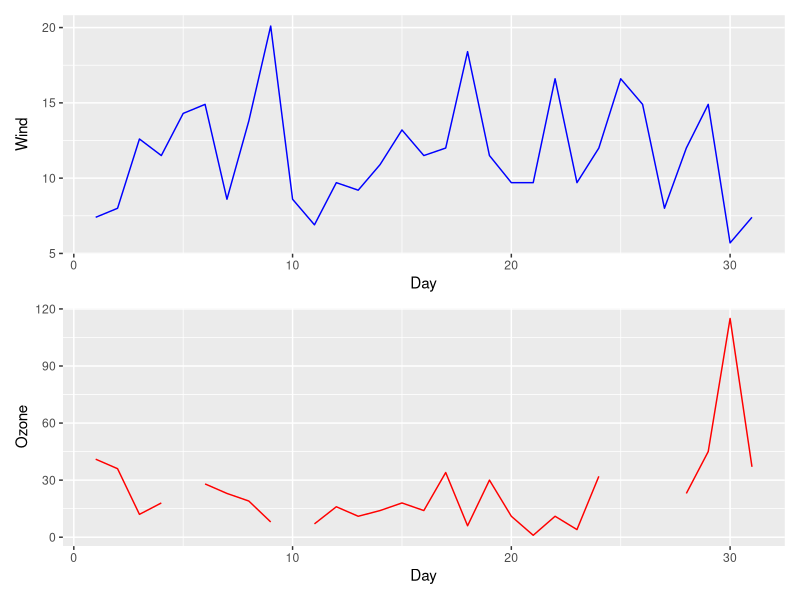

This chart was generated by the following R code:
library(ggplot2)
library(patchwork)

data <- airquality[1:31,]

p1 <- ggplot(data=data, aes(x=Day, y=Ozone)) +
  geom_line(color='red')

p2 <- ggplot(data=data, aes(x=Day, y=Wind)) +
  geom_line(color='blue')

plots <- p2 / p1


cairo_ps("wyjsciowka4.eps", height = 7.5, width = 8, family = "Dyuthi")
plots
dev.off()